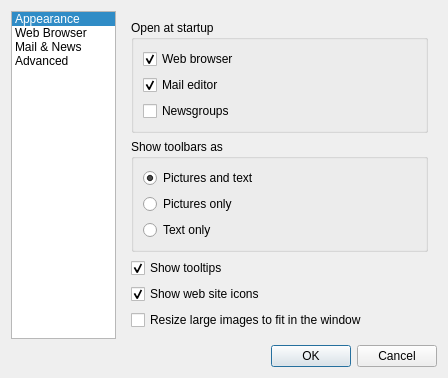
<?xml version="1.0" encoding="UTF-8"?>
<ui version="4.0">
 <class>PreferenceDialog</class>
 <widget class="QDialog" name="PreferenceDialog">
  <property name="geometry">
   <rect>
    <x>0</x>
    <y>0</y>
    <width>448</width>
    <height>362</height>
   </rect>
  </property>
  <property name="windowTitle">
   <string>PreferenceDialog</string>
  </property>
  <layout class="QVBoxLayout" name="verticalLayout_10">
   <item>
    <layout class="QHBoxLayout" name="horizontalLayout_2" stretch="1,3">
     <item>
      <widget class="QListWidget" name="listWidget">
       <property name="currentRow">
        <number>0</number>
       </property>
       <item>
        <property name="text">
         <string>Appearance</string>
        </property>
       </item>
       <item>
        <property name="text">
         <string>Web Browser</string>
        </property>
       </item>
       <item>
        <property name="text">
         <string>Mail &amp; News</string>
        </property>
       </item>
       <item>
        <property name="text">
         <string>Advanced</string>
        </property>
       </item>
      </widget>
     </item>
     <item>
      <widget class="QStackedWidget" name="stackedWidget">
       <property name="currentIndex">
        <number>0</number>
       </property>
       <widget class="QWidget" name="appearancePage">
        <layout class="QVBoxLayout" name="verticalLayout_5">
         <item>
          <widget class="QGroupBox" name="openGroupBox">
           <property name="title">
            <string>Open at startup</string>
           </property>
           <layout class="QVBoxLayout" name="verticalLayout_4">
            <item>
             <widget class="QCheckBox" name="webBrowserCheckBox">
              <property name="text">
               <string>Web browser</string>
              </property>
              <property name="checked">
               <bool>true</bool>
              </property>
             </widget>
            </item>
            <item>
             <widget class="QCheckBox" name="mailEditorCheckBox">
              <property name="text">
               <string>Mail editor</string>
              </property>
              <property name="checked">
               <bool>true</bool>
              </property>
             </widget>
            </item>
            <item>
             <widget class="QCheckBox" name="newsgroupCheckBox">
              <property name="text">
               <string>Newsgroups</string>
              </property>
             </widget>
            </item>
           </layout>
          </widget>
         </item>
         <item>
          <widget class="QGroupBox" name="toolbarsGroupBox">
           <property name="title">
            <string>Show toolbars as</string>
           </property>
           <layout class="QVBoxLayout" name="verticalLayout_3">
            <item>
             <widget class="QRadioButton" name="picturesAndTextRadioButton">
              <property name="text">
               <string>Pictures and text</string>
              </property>
              <property name="checked">
               <bool>true</bool>
              </property>
             </widget>
            </item>
            <item>
             <widget class="QRadioButton" name="picturesOnlyRadioButton">
              <property name="text">
               <string>Pictures only</string>
              </property>
             </widget>
            </item>
            <item>
             <widget class="QRadioButton" name="textOnlyRadioButton">
              <property name="text">
               <string>Text only</string>
              </property>
             </widget>
            </item>
           </layout>
          </widget>
         </item>
         <item>
          <widget class="QCheckBox" name="tooltipsCheckBox">
           <property name="text">
            <string>Show tooltips</string>
           </property>
           <property name="checked">
            <bool>true</bool>
           </property>
          </widget>
         </item>
         <item>
          <widget class="QCheckBox" name="webSiteIconsCheckBox">
           <property name="text">
            <string>Show web site icons</string>
           </property>
           <property name="checked">
            <bool>true</bool>
           </property>
          </widget>
         </item>
         <item>
          <widget class="QCheckBox" name="resizeImagesCheckBox">
           <property name="text">
            <string>Resize large images to fit in the window</string>
           </property>
          </widget>
         </item>
         <item>
          <spacer name="verticalSpacer">
           <property name="orientation">
            <enum>Qt::Vertical</enum>
           </property>
           <property name="sizeHint" stdset="0">
            <size>
             <width>20</width>
             <height>40</height>
            </size>
           </property>
          </spacer>
         </item>
        </layout>
       </widget>
       <widget class="QWidget" name="webBrowserPage">
        <layout class="QVBoxLayout" name="verticalLayout_2">
         <item>
          <widget class="QGroupBox" name="displayGroupBox">
           <property name="title">
            <string>Display on startup</string>
           </property>
           <layout class="QVBoxLayout" name="verticalLayout">
            <item>
             <widget class="QRadioButton" name="blankRadioButton">
              <property name="text">
               <string>Blank page</string>
              </property>
             </widget>
            </item>
            <item>
             <widget class="QRadioButton" name="homeRadioButton">
              <property name="text">
               <string>Home page</string>
              </property>
              <property name="checked">
               <bool>true</bool>
              </property>
             </widget>
            </item>
            <item>
             <widget class="QRadioButton" name="lastRadioButton">
              <property name="text">
               <string>Last page visited</string>
              </property>
             </widget>
            </item>
           </layout>
          </widget>
         </item>
         <item>
          <widget class="QGroupBox" name="homeGroupBox">
           <property name="title">
            <string>Home Page</string>
           </property>
           <layout class="QHBoxLayout" name="horizontalLayout">
            <item>
             <widget class="QLabel" name="locationLabel">
              <property name="text">
               <string>Location:</string>
              </property>
              <property name="buddy">
               <cstring>locationLineEdit</cstring>
              </property>
             </widget>
            </item>
            <item>
             <widget class="QLineEdit" name="locationLineEdit">
              <property name="text">
               <string>http://www.trolltech.com</string>
              </property>
             </widget>
            </item>
           </layout>
          </widget>
         </item>
         <item>
          <widget class="QGroupBox" name="webButtonsGroupBox">
           <property name="title">
            <string>Select the buttons you want in the toolbar</string>
           </property>
           <layout class="QGridLayout" name="gridLayout">
            <item row="0" column="0">
             <widget class="QCheckBox" name="bookmarksCheckBox">
              <property name="text">
               <string>Bookmarks</string>
              </property>
              <property name="checked">
               <bool>true</bool>
              </property>
             </widget>
            </item>
            <item row="0" column="1">
             <widget class="QCheckBox" name="searchCheckBox">
              <property name="text">
               <string>Search</string>
              </property>
             </widget>
            </item>
            <item row="1" column="0">
             <widget class="QCheckBox" name="goCheckBox">
              <property name="text">
               <string>Go</string>
              </property>
             </widget>
            </item>
            <item row="1" column="1">
             <widget class="QCheckBox" name="printCheckBox">
              <property name="text">
               <string>Print</string>
              </property>
              <property name="checked">
               <bool>true</bool>
              </property>
             </widget>
            </item>
            <item row="2" column="0">
             <widget class="QCheckBox" name="homeCheckBox">
              <property name="text">
               <string>Home</string>
              </property>
              <property name="checked">
               <bool>true</bool>
              </property>
             </widget>
            </item>
           </layout>
          </widget>
         </item>
         <item>
          <spacer name="verticalSpacer_2">
           <property name="orientation">
            <enum>Qt::Vertical</enum>
           </property>
           <property name="sizeHint" stdset="0">
            <size>
             <width>20</width>
             <height>26</height>
            </size>
           </property>
          </spacer>
         </item>
        </layout>
       </widget>
       <widget class="QWidget" name="mailAndNewsPage">
        <layout class="QVBoxLayout" name="verticalLayout_7">
         <item>
          <widget class="QGroupBox" name="generalGroupBox">
           <property name="title">
            <string>General settings</string>
           </property>
           <layout class="QVBoxLayout" name="verticalLayout_6">
            <item>
             <widget class="QCheckBox" name="confirmCheckBox">
              <property name="text">
               <string>Warn when moving folders to the Trash</string>
              </property>
              <property name="checked">
               <bool>true</bool>
              </property>
             </widget>
            </item>
            <item>
             <widget class="QCheckBox" name="rememberCheckBox">
              <property name="text">
               <string>Remeber the last selected message</string>
              </property>
              <property name="checked">
               <bool>true</bool>
              </property>
             </widget>
            </item>
           </layout>
          </widget>
         </item>
         <item>
          <widget class="QGroupBox" name="mailButtonsGroupBox">
           <property name="title">
            <string>Select the buttons you want in the toolbar</string>
           </property>
           <layout class="QGridLayout" name="gridLayout_2">
            <item row="0" column="0">
             <widget class="QCheckBox" name="fileCheckBox">
              <property name="text">
               <string>File</string>
              </property>
             </widget>
            </item>
            <item row="0" column="1">
             <widget class="QCheckBox" name="stopCheckBox">
              <property name="text">
               <string>Stop</string>
              </property>
             </widget>
            </item>
            <item row="1" column="0">
             <widget class="QCheckBox" name="nextCheckBox">
              <property name="text">
               <string>Next</string>
              </property>
              <property name="checked">
               <bool>true</bool>
              </property>
             </widget>
            </item>
            <item row="1" column="1">
             <widget class="QCheckBox" name="junkCheckBox">
              <property name="text">
               <string>Junk</string>
              </property>
              <property name="checked">
               <bool>true</bool>
              </property>
             </widget>
            </item>
           </layout>
          </widget>
         </item>
         <item>
          <spacer name="verticalSpacer_3">
           <property name="orientation">
            <enum>Qt::Vertical</enum>
           </property>
           <property name="sizeHint" stdset="0">
            <size>
             <width>20</width>
             <height>138</height>
            </size>
           </property>
          </spacer>
         </item>
        </layout>
       </widget>
       <widget class="QWidget" name="page">
        <layout class="QVBoxLayout" name="verticalLayout_9">
         <item>
          <widget class="QGroupBox" name="groupBox">
           <property name="title">
            <string>Features that help interpret web pages</string>
           </property>
           <layout class="QVBoxLayout" name="verticalLayout_8">
            <item>
             <widget class="QCheckBox" name="checkBox">
              <property name="text">
               <string>Enable Java</string>
              </property>
              <property name="checked">
               <bool>true</bool>
              </property>
             </widget>
            </item>
            <item>
             <widget class="QCheckBox" name="checkBox_2">
              <property name="text">
               <string>Use this email adress for anonymous FTP:</string>
              </property>
             </widget>
            </item>
            <item>
             <widget class="QLineEdit" name="lineEdit">
              <property name="enabled">
               <bool>false</bool>
              </property>
             </widget>
            </item>
           </layout>
          </widget>
         </item>
         <item>
          <spacer name="verticalSpacer_4">
           <property name="orientation">
            <enum>Qt::Vertical</enum>
           </property>
           <property name="sizeHint" stdset="0">
            <size>
             <width>20</width>
             <height>188</height>
            </size>
           </property>
          </spacer>
         </item>
        </layout>
       </widget>
      </widget>
     </item>
    </layout>
   </item>
   <item>
    <widget class="QDialogButtonBox" name="buttonBox">
     <property name="standardButtons">
      <set>QDialogButtonBox::Cancel|QDialogButtonBox::Ok</set>
     </property>
    </widget>
   </item>
  </layout>
 </widget>
 <resources/>
 <connections>
  <connection>
   <sender>listWidget</sender>
   <signal>currentRowChanged(int)</signal>
   <receiver>stackedWidget</receiver>
   <slot>setCurrentIndex(int)</slot>
   <hints>
    <hint type="sourcelabel">
     <x>108</x>
     <y>150</y>
    </hint>
    <hint type="destinationlabel">
     <x>399</x>
     <y>179</y>
    </hint>
   </hints>
  </connection>
  <connection>
   <sender>checkBox_2</sender>
   <signal>toggled(bool)</signal>
   <receiver>lineEdit</receiver>
   <slot>setEnabled(bool)</slot>
   <hints>
    <hint type="sourcelabel">
     <x>254</x>
     <y>84</y>
    </hint>
    <hint type="destinationlabel">
     <x>263</x>
     <y>106</y>
    </hint>
   </hints>
  </connection>
  <connection>
   <sender>buttonBox</sender>
   <signal>accepted()</signal>
   <receiver>PreferenceDialog</receiver>
   <slot>accept()</slot>
   <hints>
    <hint type="sourcelabel">
     <x>322</x>
     <y>351</y>
    </hint>
    <hint type="destinationlabel">
     <x>235</x>
     <y>373</y>
    </hint>
   </hints>
  </connection>
  <connection>
   <sender>buttonBox</sender>
   <signal>rejected()</signal>
   <receiver>PreferenceDialog</receiver>
   <slot>reject()</slot>
   <hints>
    <hint type="sourcelabel">
     <x>352</x>
     <y>358</y>
    </hint>
    <hint type="destinationlabel">
     <x>341</x>
     <y>373</y>
    </hint>
   </hints>
  </connection>
 </connections>
</ui>
